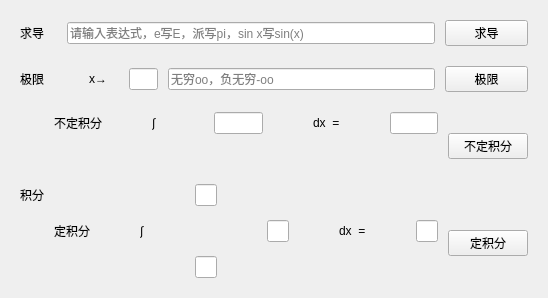
<?xml version="1.0" encoding="UTF-8"?>
<ui version="4.0">
 <class>Form</class>
 <widget class="QWidget" name="Form">
  <property name="geometry">
   <rect>
    <x>0</x>
    <y>0</y>
    <width>404</width>
    <height>278</height>
   </rect>
  </property>
  <property name="windowTitle">
   <string>拓展</string>
  </property>
  <layout class="QVBoxLayout" name="verticalLayout_4" stretch="1,1,6">
   <property name="spacing">
    <number>20</number>
   </property>
   <property name="leftMargin">
    <number>20</number>
   </property>
   <property name="topMargin">
    <number>20</number>
   </property>
   <property name="rightMargin">
    <number>20</number>
   </property>
   <property name="bottomMargin">
    <number>20</number>
   </property>
   <item>
    <layout class="QHBoxLayout" name="horizontalLayout_9" stretch="5,1">
     <property name="spacing">
      <number>10</number>
     </property>
     <item>
      <layout class="QHBoxLayout" name="horizontalLayout" stretch="1,10">
       <item>
        <widget class="QLabel" name="Label">
         <property name="text">
          <string>求导</string>
         </property>
        </widget>
       </item>
       <item>
        <widget class="QLineEdit" name="line1">
         <property name="placeholderText">
          <string>请输入表达式，e写E，派写pi，sin x写sin(x)</string>
         </property>
        </widget>
       </item>
      </layout>
     </item>
     <item>
      <widget class="QPushButton" name="qiudao">
       <property name="text">
        <string>求导</string>
       </property>
      </widget>
     </item>
    </layout>
   </item>
   <item>
    <layout class="QHBoxLayout" name="horizontalLayout_10" stretch="5,1">
     <property name="spacing">
      <number>10</number>
     </property>
     <item>
      <layout class="QHBoxLayout" name="horizontalLayout_2" stretch="2,1,1,9">
       <item>
        <widget class="QLabel" name="label">
         <property name="text">
          <string>极限</string>
         </property>
        </widget>
       </item>
       <item>
        <widget class="QLabel" name="label_10">
         <property name="text">
          <string>x→</string>
         </property>
        </widget>
       </item>
       <item>
        <widget class="QLineEdit" name="line2"/>
       </item>
       <item>
        <widget class="QLineEdit" name="line3">
         <property name="placeholderText">
          <string>无穷oo，负无穷-oo</string>
         </property>
        </widget>
       </item>
      </layout>
     </item>
     <item>
      <widget class="QPushButton" name="jixian">
       <property name="text">
        <string>极限</string>
       </property>
      </widget>
     </item>
    </layout>
   </item>
   <item>
    <layout class="QHBoxLayout" name="horizontalLayout_11" stretch="5,1">
     <property name="spacing">
      <number>10</number>
     </property>
     <item>
      <layout class="QHBoxLayout" name="horizontalLayout_8" stretch="1,10">
       <item>
        <widget class="QLabel" name="label_3">
         <property name="text">
          <string>积分</string>
         </property>
        </widget>
       </item>
       <item>
        <layout class="QVBoxLayout" name="verticalLayout_2" stretch="1,1">
         <property name="spacing">
          <number>50</number>
         </property>
         <item>
          <layout class="QHBoxLayout" name="horizontalLayout_3" stretch="2,1,4,2,4">
           <item>
            <widget class="QLabel" name="label_4">
             <property name="text">
              <string>不定积分</string>
             </property>
            </widget>
           </item>
           <item>
            <widget class="QLabel" name="label_6">
             <property name="text">
              <string>∫</string>
             </property>
            </widget>
           </item>
           <item>
            <widget class="QLineEdit" name="line4"/>
           </item>
           <item>
            <widget class="QLabel" name="label_8">
             <property name="text">
              <string>dx  =</string>
             </property>
            </widget>
           </item>
           <item>
            <widget class="QLineEdit" name="line5"/>
           </item>
          </layout>
         </item>
         <item>
          <layout class="QHBoxLayout" name="horizontalLayout_7" stretch="1,7">
           <item>
            <widget class="QLabel" name="label_5">
             <property name="text">
              <string>定积分</string>
             </property>
            </widget>
           </item>
           <item>
            <layout class="QHBoxLayout" name="horizontalLayout_6" stretch="1,8">
             <item>
              <layout class="QHBoxLayout" name="horizontalLayout_5" stretch="1,1">
               <item>
                <widget class="QLabel" name="label_7">
                 <property name="text">
                  <string>∫</string>
                 </property>
                </widget>
               </item>
               <item>
                <layout class="QVBoxLayout" name="verticalLayout" stretch="1,1">
                 <item>
                  <widget class="QLineEdit" name="line6"/>
                 </item>
                 <item>
                  <widget class="QLineEdit" name="line7"/>
                 </item>
                </layout>
               </item>
              </layout>
             </item>
             <item>
              <layout class="QHBoxLayout" name="horizontalLayout_4" stretch="4,1,4">
               <item>
                <widget class="QLineEdit" name="line8"/>
               </item>
               <item>
                <widget class="QLabel" name="label_9">
                 <property name="text">
                  <string>dx  =</string>
                 </property>
                </widget>
               </item>
               <item>
                <widget class="QLineEdit" name="line9"/>
               </item>
              </layout>
             </item>
            </layout>
           </item>
          </layout>
         </item>
        </layout>
       </item>
      </layout>
     </item>
     <item>
      <layout class="QVBoxLayout" name="verticalLayout_3" stretch="1,1">
       <property name="spacing">
        <number>50</number>
       </property>
       <item>
        <widget class="QPushButton" name="budingjifen">
         <property name="text">
          <string>不定积分</string>
         </property>
        </widget>
       </item>
       <item>
        <widget class="QPushButton" name="dingjifen">
         <property name="text">
          <string>定积分</string>
         </property>
        </widget>
       </item>
      </layout>
     </item>
    </layout>
   </item>
  </layout>
 </widget>
 <resources/>
 <connections/>
</ui>
